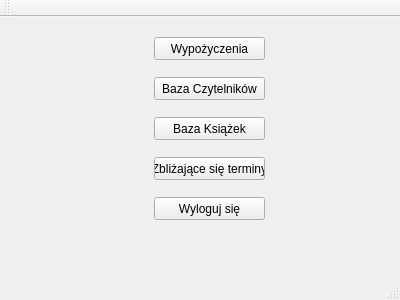
<?xml version="1.0" encoding="UTF-8"?>
<ui version="4.0">
 <class>Menu</class>
 <widget class="QMainWindow" name="Menu">
  <property name="geometry">
   <rect>
    <x>0</x>
    <y>0</y>
    <width>400</width>
    <height>300</height>
   </rect>
  </property>
  <property name="windowTitle">
   <string>Menu</string>
  </property>
  <widget class="QWidget" name="centralWidget">
   <widget class="QPushButton" name="pushButton">
    <property name="geometry">
     <rect>
      <x>154</x>
      <y>20</y>
      <width>111</width>
      <height>23</height>
     </rect>
    </property>
    <property name="text">
     <string>Wypożyczenia</string>
    </property>
   </widget>
   <widget class="QPushButton" name="pushButton_2">
    <property name="geometry">
     <rect>
      <x>154</x>
      <y>60</y>
      <width>111</width>
      <height>23</height>
     </rect>
    </property>
    <property name="text">
     <string>Baza Czytelników</string>
    </property>
   </widget>
   <widget class="QPushButton" name="pushButton_3">
    <property name="geometry">
     <rect>
      <x>154</x>
      <y>100</y>
      <width>111</width>
      <height>23</height>
     </rect>
    </property>
    <property name="text">
     <string>Baza Książek</string>
    </property>
   </widget>
   <widget class="QPushButton" name="pushButton_4">
    <property name="geometry">
     <rect>
      <x>154</x>
      <y>140</y>
      <width>111</width>
      <height>23</height>
     </rect>
    </property>
    <property name="text">
     <string>Zbliżające się terminy</string>
    </property>
   </widget>
   <widget class="QPushButton" name="pushButton_5">
    <property name="geometry">
     <rect>
      <x>154</x>
      <y>180</y>
      <width>111</width>
      <height>23</height>
     </rect>
    </property>
    <property name="text">
     <string>Wyloguj się</string>
    </property>
   </widget>
  </widget>
  <widget class="QMenuBar" name="menuBar">
   <property name="geometry">
    <rect>
     <x>0</x>
     <y>0</y>
     <width>400</width>
     <height>21</height>
    </rect>
   </property>
  </widget>
  <widget class="QToolBar" name="mainToolBar">
   <attribute name="toolBarArea">
    <enum>TopToolBarArea</enum>
   </attribute>
   <attribute name="toolBarBreak">
    <bool>false</bool>
   </attribute>
  </widget>
  <widget class="QStatusBar" name="statusBar"/>
 </widget>
 <layoutdefault spacing="6" margin="11"/>
 <resources/>
 <connections/>
</ui>
